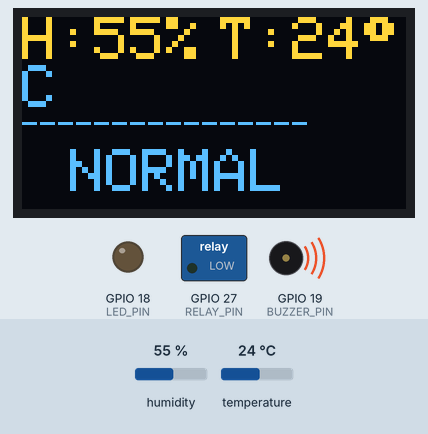
Recording of a sketch running on a simulated ESP32. Parts: 128×64 one-colour display, switched loads named in the sketch (green lamp = pin HIGH), output pins drawn as LEDs (lit = HIGH), buzzer (waves = sounding, pin HIGH). The test bench sets the inputs (shaded band); at power-on: humidity 55 %, temperature 24 °C. The OLED is the two-colour kind (top 16 rows yellow); WiFi joins after 1.5 s; servers stay silent unless stated; no MQTT or app messages arrive unless stated; what the sketch prints to the serial monitor is not drawn.

Above: at 4.8 s.
4.9 s: humidity set to 68 %
At 8.2 s:
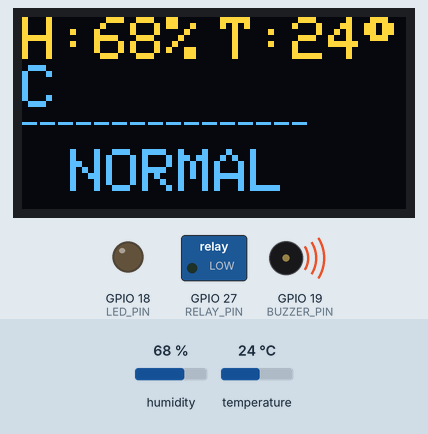
8.8 s: humidity set to 71 %
At 10.9 s:
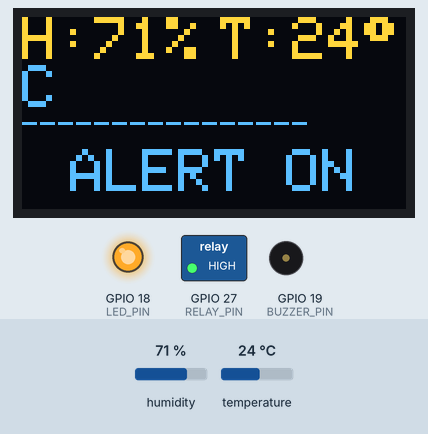
12.7 s: temperature set to 12 °C
At 13.6 s:
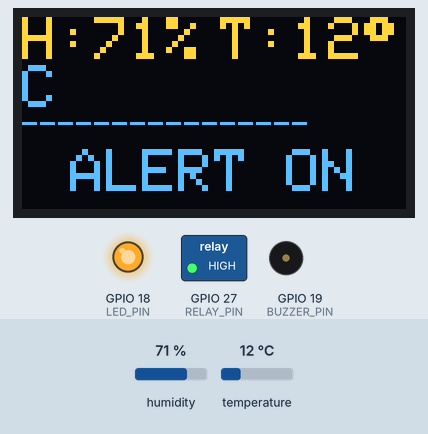
16.6 s: humidity set to 67 %
At 20.2 s:
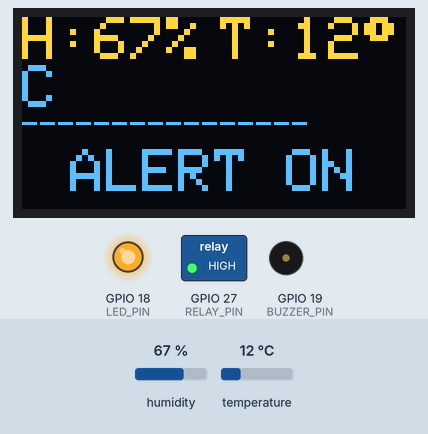
20.7 s: humidity set to 64 %
At 22.9 s:
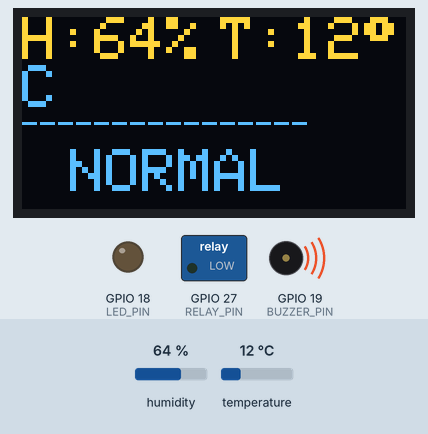
Timing chart, 0 to 24.4 s (numbered marks = the images above; inputs shaded):
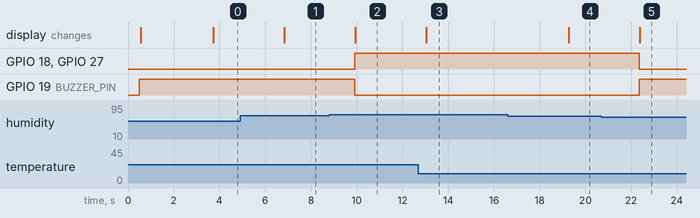

The sketch:

esp32_humidity_mqtt_oled.ino
```cpp
#include <Wire.h>
#include <WiFi.h>
#include <PubSubClient.h>
#include <Adafruit_AHTX0.h>
#include <Adafruit_SSD1306.h>
#include <ArduinoJson.h>

/* ================= WIFI CONFIG ================= */
const char* ssid     = "YOUR_WIFI_NAME";
const char* password = "YOUR_WIFI_PASSWORD";

/* ================= MQTT CONFIG ================= */
const char* mqtt_server = "YOUR_IP";  // IP máy chạy Node-RED
const int mqtt_port = 1883;
const char* mqtt_topic = "esp32/humidity_monitor";
const char* mqtt_client_id = "ESP32_HumidityMonitor";

/* ================= OLED CONFIG ================= */
#define SCREEN_WIDTH 128
#define SCREEN_HEIGHT 64
#define OLED_RESET -1
Adafruit_SSD1306 display(SCREEN_WIDTH, SCREEN_HEIGHT, &Wire, OLED_RESET);

/* ================= PIN CONFIG ================= */
#define RELAY_PIN   27   // HIGH = relay ON
#define LED_PIN     18   // HIGH = LED ON
#define BUZZER_PIN  19   // LOW  = buzzer ON

/* ================= HUMIDITY THRESHOLD ================= */
#define HUMI_ON   70.0
#define HUMI_OFF  65.0

/* ================= GLOBAL OBJECT ================= */
Adafruit_AHTX0 aht;
WiFiClient espClient;
PubSubClient mqttClient(espClient);
bool systemActive = false;

/* ================= MQTT RECONNECT ================= */
void reconnectMQTT() {
  while (!mqttClient.connected()) {
    Serial.print("Connecting to MQTT...");

    if (mqttClient.connect(mqtt_client_id)) {
      Serial.println("Connected!");
    } else {
      Serial.print("Failed, rc=");
      Serial.print(mqttClient.state());
      Serial.println(" Retry in 5s...");
      delay(5000);
    }
  }
}

/* ================= SETUP ================= */
void setup() {
  Serial.begin(115200);
  delay(500);

  // GPIO
  pinMode(RELAY_PIN, OUTPUT);
  pinMode(LED_PIN, OUTPUT);
  pinMode(BUZZER_PIN, OUTPUT);

  digitalWrite(RELAY_PIN, LOW);
  digitalWrite(LED_PIN, LOW);
  digitalWrite(BUZZER_PIN, HIGH);

  // I2C
  Wire.begin(21, 22);

  // AHT30
  if (!aht.begin()) {
    Serial.println("ERROR: AHT30 not found!");
    while (1);
  }

  // OLED
  if (!display.begin(SSD1306_SWITCHCAPVCC, 0x3C)) {
    Serial.println("ERROR: OLED not found!");
    while (1);
  }

  // Splash
  display.clearDisplay();
  display.setTextSize(2);
  display.setTextColor(SSD1306_WHITE);
  display.setCursor(0, 0);
  display.println("Humidity");
  display.println("Monitor");
  display.display();
  delay(1500);

  /* ===== WIFI CONNECT ===== */
  Serial.print("Connecting to WiFi");
  WiFi.begin(ssid, password);

  while (WiFi.status() != WL_CONNECTED) {
    delay(500);
    Serial.print(".");
  }

  Serial.println("\nWiFi connected");
  Serial.print("IP: ");
  Serial.println(WiFi.localIP());

  /* ===== MQTT SETUP ===== */
  mqttClient.setServer(mqtt_server, mqtt_port);
  reconnectMQTT();
}

/* ================= LOOP ================= */
void loop() {
  // Check MQTT connection
  if (!mqttClient.connected()) {
    reconnectMQTT();
  }
  mqttClient.loop();

  sensors_event_t humidity, temperature;
  aht.getEvent(&humidity, &temperature);

  float humi = humidity.relative_humidity;
  float temp = temperature.temperature;

  /* ===== HYSTERESIS (LOGIC CŨ - GIỮ NGUYÊN) ===== */
  if (!systemActive && humi >= HUMI_ON) {
    systemActive = true;
  } else if (systemActive && humi <= HUMI_OFF) {
    systemActive = false;
  }

  /* ===== OUTPUT (LOGIC CŨ - GIỮ NGUYÊN) ===== */
  digitalWrite(RELAY_PIN, systemActive ? HIGH : LOW);
  digitalWrite(LED_PIN, systemActive ? HIGH : LOW);
  digitalWrite(BUZZER_PIN, systemActive ? LOW : HIGH);

  /* ===== SERIAL ===== */
  Serial.print("Temp: ");
  Serial.print(temp, 1);
  Serial.print(" C | Humidity: ");
  Serial.print(humi, 0);
  Serial.print(" % | System: ");
  Serial.println(systemActive ? "ON" : "OFF");

  /* ===== MQTT PUBLISH ===== */
  if (WiFi.status() == WL_CONNECTED && mqttClient.connected()) {
    // Tạo JSON document
    StaticJsonDocument<200> doc;
    doc["temperature"] = round(temp * 10) / 10.0;  // 1 chữ số thập phân
    doc["humidity"] = round(humi);                  // Làm tròn
    doc["alert"] = systemActive ? 1 : 0;

    // Serialize to string
    char jsonBuffer[200];
    serializeJson(doc, jsonBuffer);

    // Publish
    if (mqttClient.publish(mqtt_topic, jsonBuffer)) {
      Serial.print("MQTT published: ");
      Serial.println(jsonBuffer);
    } else {
      Serial.println("MQTT publish failed!");
    }
  }

  /* ===== OLED (LOGIC CŨ - GIỮ NGUYÊN) ===== */
  display.clearDisplay();

  display.setTextSize(2);
  display.setCursor(0, 0);
  display.print("H:");
  display.print(humi, 0);
  display.print("%");

  display.setCursor(66, 0);
  display.print("T:");
  display.print(temp, 0);
  display.write((char)247);
  display.print("C");

  display.setTextSize(1);
  display.setCursor(0, 32);
  display.println("----------------");

  display.setTextSize(2);
  display.setCursor(16, 44);
  display.print(systemActive ? "ALERT ON" : "NORMAL");

  display.display();

  delay(3000);
}
```

Measured:
- the behaviour switches between 69 and 70 % on humidity (found by bisection; images 1 and 2)
- the behaviour switches between 66 and 65 % on humidity (found by bisection; images 4 and 5)
- after the input at 4.9 s, the display: changes after 1.9 s (image 1)
- after the input at 8.8 s, GPIO 18 (LED_PIN), GPIO 27 (RELAY_PIN): LOW → HIGH after 1.1 s; GPIO 19 (BUZZER_PIN): HIGH → LOW after 1.1 s; the display: changes after 1.1 s (image 2)
- after the input at 12.7 s, the display: changes after 0.35 s (image 3)
- after the input at 16.6 s, the display: changes after 2.7 s (image 4)
- after the input at 20.7 s, GPIO 18 (LED_PIN), GPIO 27 (RELAY_PIN): HIGH → LOW after 1.6 s; GPIO 19 (BUZZER_PIN): LOW → HIGH after 1.6 s; the display: changes after 1.7 s (image 5)
